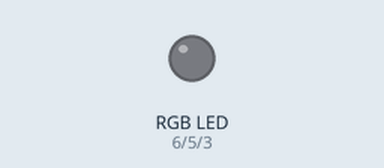
Simulated run of this sketch. Board: Arduino Uno, built with avr-gcc and run on an emulated ATmega328P. Parts: an RGB LED mixed from three pins (HIGH = lit).

Above: at 0.5 s.
At 4.0 s:
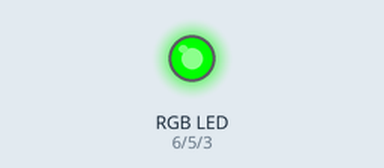
At 6.0 s:
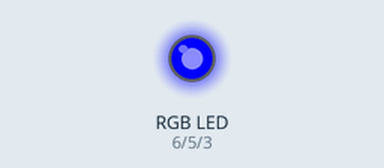
At 8.0 s:
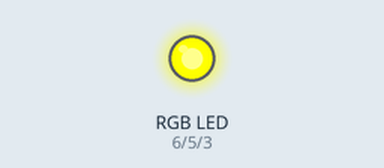
At 12.0 s:
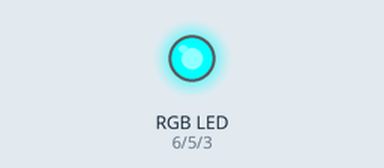
At 17.0 s:
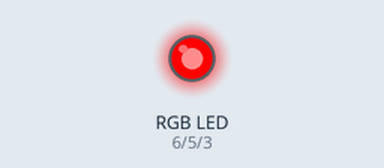
Timing chart, 0 to 19.5 s (numbered marks = the images above):
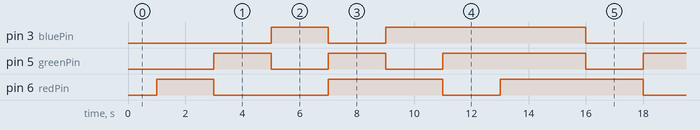

Measured:
- by itself, pin 3 (bluePin): repeats every 15.0 s: LOW 2.0 s, HIGH 7.0 s, LOW 4.0 s, HIGH 2.0 s
- by itself, pin 5 (greenPin): repeats every 15.0 s: LOW 2.0 s, HIGH 2.0 s, LOW 2.0 s, HIGH 5.0 s, LOW 2.0 s, HIGH 2.0 s
- by itself, pin 6 (redPin): repeats every 15.0 s: LOW 4.0 s, HIGH 4.0 s, LOW 2.0 s, HIGH 5.0 s

The sketch:

Arduino_RGBLED.ino
```cpp
const int redPin = 6; //Initialize RED Color pin
const int greenPin = 5;//Initialize GREEN Color pin
const int bluePin = 3;//Initialize BLUE Color pin

void setup()
{
  pinMode(redPin, OUTPUT);//Define RED Color pin as output
  pinMode(greenPin, OUTPUT);//Define GREEN Color pin as output
  pinMode(bluePin, OUTPUT);//Define BLUE Color pin as output
}

void primaryColors(int redValue, int greenValue, int blueValue)// Fuction to handle mutiple colors
{
  digitalWrite(redPin, redValue);
  digitalWrite(greenPin, greenValue);
  digitalWrite(bluePin, blueValue);
}

void loop()
{
  delay(1000);
  primaryColors(1, 0, 0); // Red
  delay(2000);
  primaryColors(0, 1, 0); // Green
  delay(2000);
  primaryColors(0, 0, 1); // Blue
  delay(2000);
  primaryColors(1, 1, 0); // Yellow
  delay(2000);
  primaryColors(1, 0, 1); // Magenta
  delay(2000);
  primaryColors(0, 1, 1); // Cyan
  delay(2000);
  primaryColors(1, 1, 1); // White
  delay(2000);
}
```
